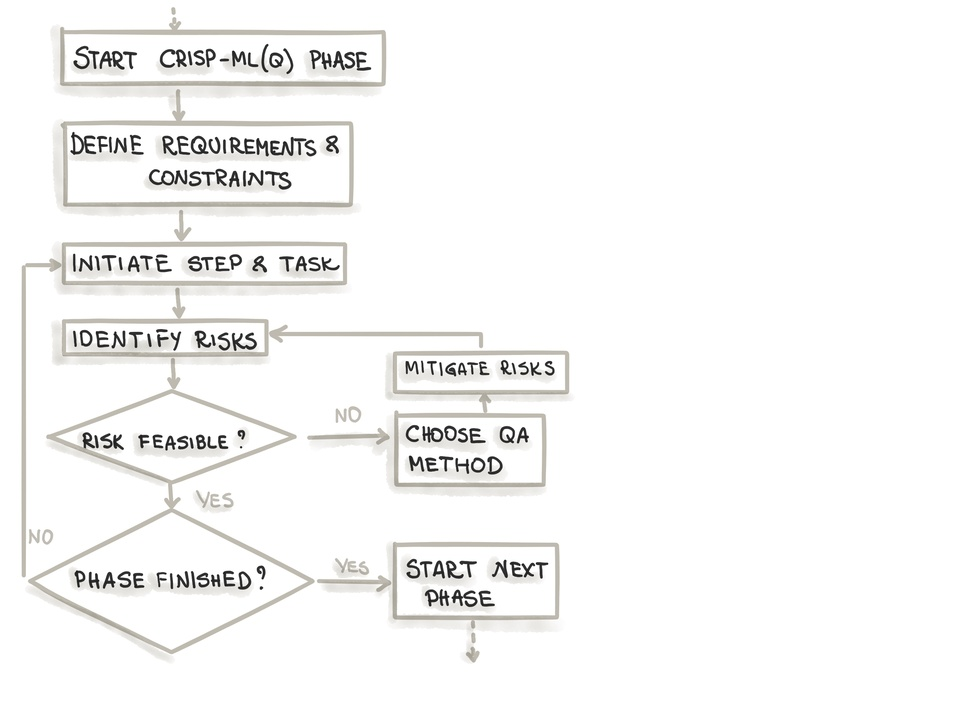
#> input picture ceia-andd/template/resources/crisp-ml-phase.jpg, 970 x 727 px, shrunk from 2732 x 2048 before the run
$ python -i helpers.py   (imports and definitions only)
#> lines starting #> are read from the running program, lines starting #| are printed output that depends on the picture; after the words box and inside, x2 and y2 are one past the last pixel; in counts of white or black regions, pixels touching at a corner belong together
#> further down, picture is the input picture: shape (727, 970, 3); mean B, G, R 246.2, 246.9, 247.1
import sys
import cv2
import numpy as np
import loguru as LOGGER


def is_white_image(image: np.ndarray, threshold_percent=50, white_threshold=250) -> tuple[bool, float]:
    """
    Detecta imágenes blancas basándose en un porcentaje de píxeles blancos.

    Args:
        image: Imagen en formato BGR (OpenCV)
        threshold_percent: Porcentaje de blanco requerido
        white_threshold: Valor mínimo para considerar un pixel como blanco (0-255)

    Returns:
        bool: True si la imagen es considerada blanca
        float: Porcentaje de blanco en la imagen
    """
#> called with threshold_percent = 50, white_threshold = 250
    # Convertir a HSV para mejor manejo del brillo
    hsv = cv2.cvtColor(image, cv2.COLOR_BGR2HSV)
#> hsv: shape (727, 970, 3); mean H, S, V 6.7, 1.3, 247.1

    # Criterios para considerar un pixel como blanco
    white_mask = cv2.inRange(
        hsv, np.array([0, 0, white_threshold]), np.array([180, 30, 255])  # Mínimo HSV
    )  # Máximo HSV
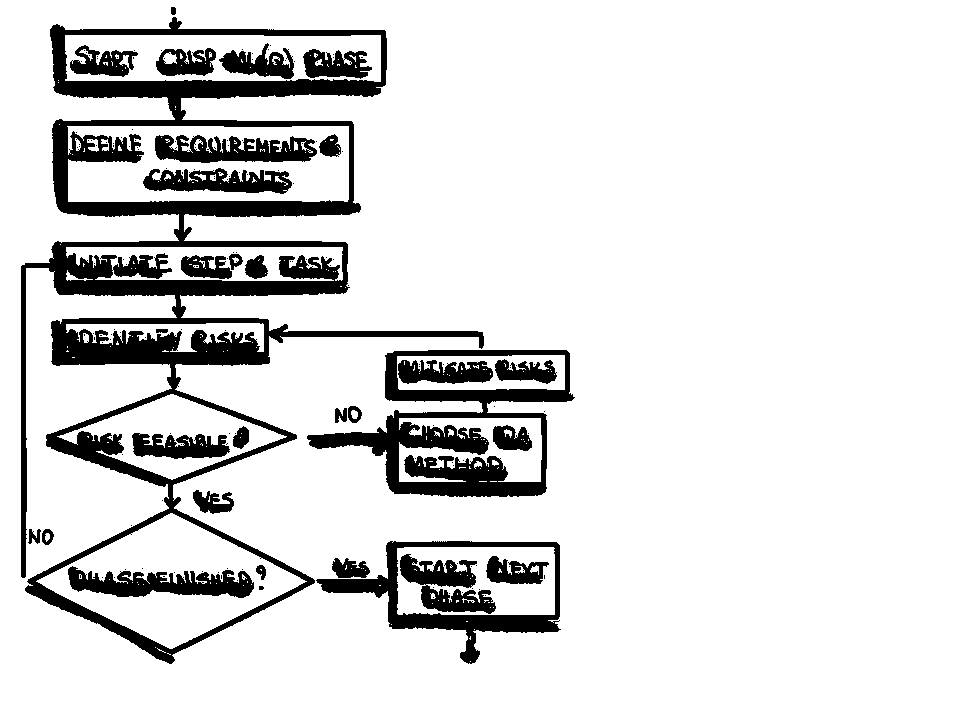
#> white_mask: shape (727, 970); 86.9% white; 167 black regions (137 under 20 px), largest, box (x1, y1, x2, y2) and area: (21, 17, 484, 664) 46790, (307, 350, 575, 497) 12708, (316, 541, 561, 664) 5918

    total_pixels = image.shape[0] * image.shape[1]
#> total_pixels = 705190
    white_pixel_count = cv2.countNonZero(white_mask)
#> white_pixel_count = 612920
    white_percentage = (white_pixel_count / total_pixels) * 100
#> white_percentage = 86.92

    return white_percentage > threshold_percent, white_percentage

def set_log_to_file(log_file: str, level: str) -> None:
    """
    Configura el logger para escribir en un archivo.

    Args:
        log_file: Ruta del archivo de log
    """
    try:
        LOGGER.remove()  # Elimina cualquier configuración previa
    finally:
        LOGGER.add(log_file, rotation="500 MB", level=level, backtrace=True, diagnose=True)
        LOGGER.info(f"Logger configurado para escribir en {log_file}")
        LOGGER.debug("Logger configurado correctamente.")

>>> import cv2
>>> picture = cv2.imread('../../../../ceia-andd/template/resources/crisp-ml-phase.jpg')
>>> result = is_white_image(picture)
#> result = (True, 86.92)

$ run again, on ceia-andd/template/resources/crisp-ml-process.jpg
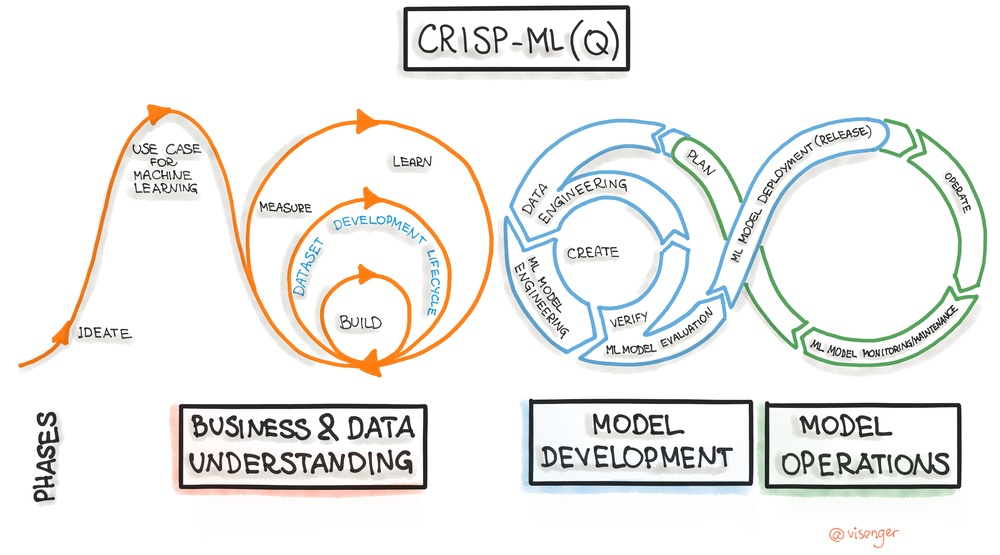
#> input picture ceia-andd/template/resources/crisp-ml-process.jpg, 1000 x 555 px, shrunk from 2701 x 1499 before the run
#> picture is the input picture: shape (555, 1000, 3); mean B, G, R 236, 238, 238.1
#> hsv: shape (555, 1000, 3); mean H, S, V 21.2, 9.4, 241.3
#> in is_white_image, `white_mask = cv2.inRange( hsv, np.array([0, 0, white_threshold]), np.a..`:
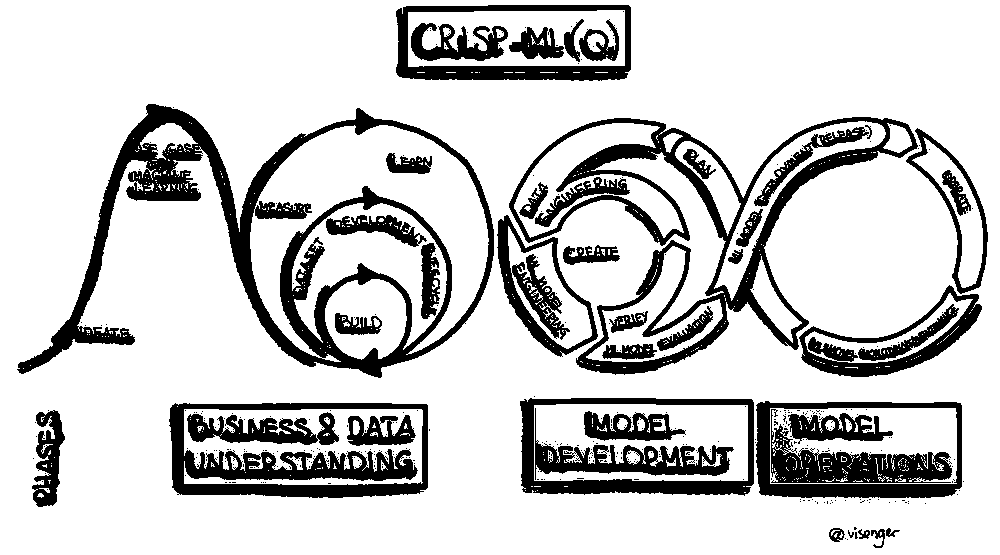
#> white_mask: shape (555, 1000); 80.2% white; 405 black regions (363 under 20 px), largest, box (x1, y1, x2, y2) and area: (17, 104, 494, 378) 23485, (509, 117, 918, 375) 15623, (169, 403, 428, 498) 10389
#> white_pixel_count = 444842
#> white_percentage = 80.15
#> result = (True, 80.15)

$ run again, on ceia-andd/template/resources/Machine-learning-models-overview.png
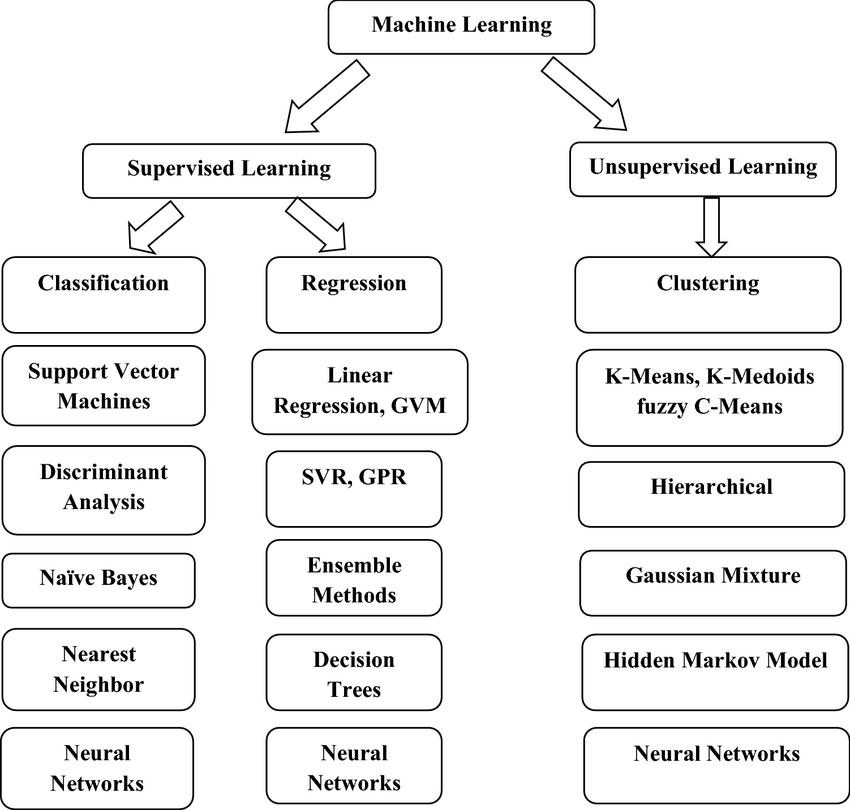
#> input picture ceia-andd/template/resources/Machine-learning-models-overview.png, 850 x 810 px
#> picture is the input picture: shape (810, 850, 3); min 0, max 255, mean 238.8
#> hsv: shape (810, 850, 3); mean H, S, V 0, 0, 238.8
#> in is_white_image, `white_mask = cv2.inRange( hsv, np.array([0, 0, white_threshold]), np.a..`:
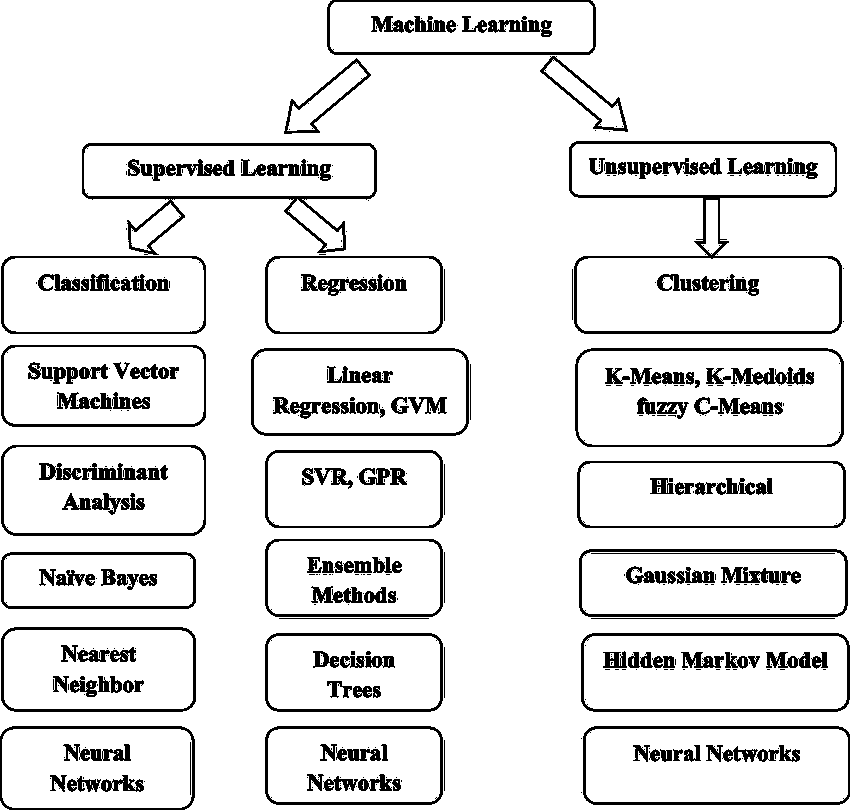
#> white_mask: shape (810, 850); 89.6% white; 448 black regions (267 under 20 px), largest, box (x1, y1, x2, y2) and area: (569, 141, 842, 334) 3994, (82, 143, 377, 255) 3079, (581, 633, 850, 712) 1984
#> white_pixel_count = 617148
#> white_percentage = 89.64
#> result = (True, 89.64)
